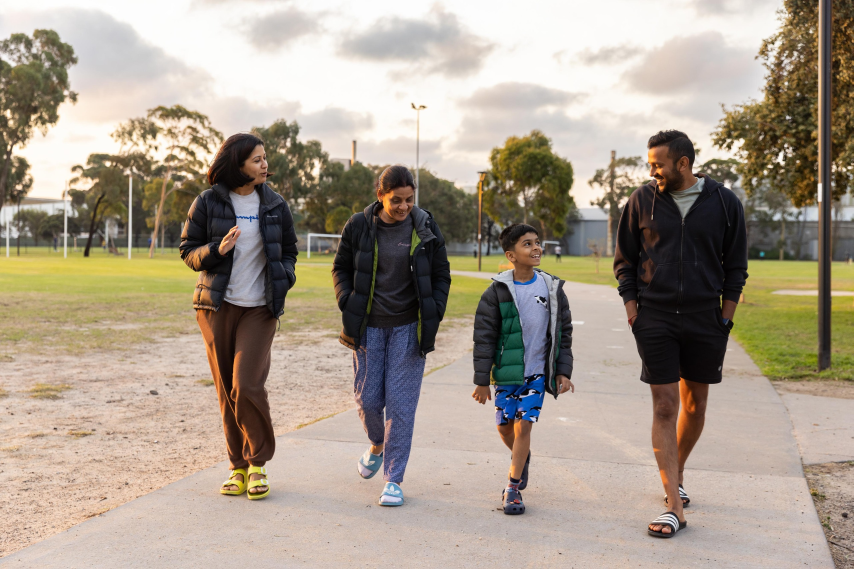
#> input picture people.JPG, 2560 x 1707 px, found by its file name (shown at 1/3 size); its folder holds 2 pictures in this run
$ jupyter execute --allow-errors data_preparation.ipynb
#> lines starting #> are read from the running program, lines starting #| are printed output that depends on the picture; pictures that were not available may be replaced by others from this repository, and a replacement may not be noted
# Fase di preparazione dei dati

## Descrizione del dataset

Abbiamo a disposizione due dataset:
- campioni positivi (dove c'è sicuramente un pedone)
- campioni negativi (dove invece il pedone non c'è)

Questi campioni sono organizzati in 3 insiemi disgiunti:
- Train Set
- Test Set
- Validation Set

Il nostro compito è quello di estrarre le immaggini di train, test e set per ogni campione positivo e negativo e creare per ogni immagine un "mapping" tale per cui assegniamo classe 1 o 0 se il pedone c'è o no.

[cell 1]
# import delle librerie
import cv2
import numpy as np

### Campioni Positivi

Per quanto riguarda i campioni positivi, ogni immagine è "descritta" da delle boundary boxes che ci dicono dove si trovano i pedoni e a quale classe di pedone appartiene quella boundary box. A noi tuttavia interesserà sapere quelle appartenenti alla classe 1.

Per leggere le informazioni su queste boundary boxes prima devo leggere quali sono le "immagini" da tenere conto per ogni insieme (test, train e validation), ovvero devo prendere SOLO le boundary boxes delle annotations dei seguenti file txt:
- test_assignment.txt
- train_assignment.txt
- val_assignment.txt

[cell 2]
def assign_sets():
    '''
    Questa funzione legge dalla cartella i seguenti file:
    - test_assignment.txt
    - train_assignment.txt
    - val_assignment.txt
    Poi ritorna tre array di valori
    '''
    test_set = []
    train_set = []
    val_set = []
    # leggo prima Train
    with open('train_assignment.txt', 'r') as f:
        for row in f:
            row = row.strip()
            train_set.append(row)
    # poi test
    with open('test_assignment.txt', 'r') as f:
        for row in f:
            row = row.strip()
            test_set.append(row)
    # infine validation
    with open('val_assignment.txt', 'r') as f:
        for row in f:
            row = row.strip()
            val_set.append(row)

    print(f'Train set: {len(train_set)}')
    print(f'Test set: {len(test_set)}')
    print(f'Val set: {len(val_set)}')
    return train_set, test_set, val_set

[cell 3]
def extract_boundary_box(valore, annotations):
    '''
    Questa funzione prende un valore in input, ovvero l'immagine dove cercare
    ed estrae le boundary box della classe 1 relative a quel valore.
    '''
    path_file = 'Annotations/' + valore + '.jpg.txt'
    # print(path_file)
    rows = []
    if path_file[12:] in annotations:
        # il file è presente in Annotations
        with open(path_file, 'r') as f:
            for row in f:
                row = row.strip()
                rows.append(row)
        rows = rows[1:] # faccio slicings
        bboxes = []
        for row in rows:
            row = row.split(' ')
            target,x,y,w,h = row
            if int(target) == 1:
                box = [x,y,w,h]
                bboxes.append(box)
        # print(f'Ho trovato {len(bboxes)} boundary boxes')
        return bboxes
    return None

Estraggo tutti file contenuti dentro la cartella Annotations. Potrebbe esserci che ci siano dei valori contenuti in Annotations che non siano presenti nei file!

[cell 4]
import os
directory = 'Annotations'
annotations = []
for root,dirs,files in os.walk(directory):
    for file in files:
        annotations.append(str(file))

[cell 5]
print(f'Ci sono {len(annotations)} file in totale')

[cell 6]
# creo i set
train, test, val = assign_sets()
#> (reads train_assignment.txt from the repository)
#> (reads test_assignment.txt from the repository)
#> (reads val_assignment.txt from the repository)

bboxes_train = []
for i in range(len(train)):
    bboxes = extract_boundary_box(train[i], annotations)
    if bboxes:
        # aggiungo alle Boundary Box anche il nome dell'immagine dove andare a cercare
        bboxes_train.append((train[i], bboxes))

bboxes_test = []
for i in range(len(test)):
    bboxes = extract_boundary_box(test[i], annotations)
    if bboxes:
        # aggiungo alle Boundary Box anche il nome dell'immagine dove andare a cercare
        bboxes_test.append([test[i], bboxes])

bboxes_val = []
for i in range(len(val)):
    bboxes = extract_boundary_box(val[i], annotations)
    if bboxes:
        # aggiungo alle Boundary Box anche il nome dell'immagine dove andare a cercare
        bboxes_val.append([val[i], bboxes])


print(f'Ci sono in totale {len(bboxes_train)} file di annotazioni per il train')
print(f'Ci sono in totale {len(bboxes_test)} file di annotazioni per il test')
print(f'Ci sono in totale {len(bboxes_val)} file di annotazioni per il validation')

[cell 7]
directory_p = 'Images_Positive'

images_positive = []
for root,dirs,files in os.walk(directory_p):
    for file in files:
        images_positive.append(str(file))

print(f'Ci sono {len(annotations)} annotazioni per le boundary box')
print(f'Ci sono {len(images_positive)} immagini di campioni positivi')

Ora che ho estratto tutte le Boundary Box di train, test e train ne stampo una di esempio per far capire come dobbiamo trattare:

#> (a cell that did not finish here is left out)

Ogni boundary box va letta come:[x,y,w,h], dove:
- x,y: coordinate del rettangolo in alto a sx dove inizia la boundary box
- w: larghezza
- h: altezza

L'idea è quella di usare il primo valore per 'aprire' l'immagine, poi usare le boundary box per fare slicing delle foto e poi applicare il descrittore HOG ad ognuno di loro. Alla fine, dopo aver aperto l'immagine e aver calcolato il descrittore su ogni campione positivo, otterrò un vettore di label positive del tipo (descrittore, 1)

Definisco innanzitutto il descrittore HOG, utilizzando i parametri di Default e la dimensione della finestra fissata a h=128, w=64 pixel. Dalla documentazione vediamo che questi sono i valori di default.
Inoltre, per il momento, addestriamo il nostro descrittore su un modello di Default di OpenCV

#### Descrittore HOG

cv2.HOGDescriptor(

                win_size=(64, 128),
                block_size=(16, 16),
                block_stride=(8, 8),
                cell_size=(8, 8),
                nbins=9,
                win_sigma=DEFAULT_WIN_SIGMA,
                threshold_L2hys=0.2,
                gamma_correction=true,
                nlevels=DEFAULT_NLEVELS

              )

- win_size: dimensione della finestra di rilevamento in pixel (larghezza, altezza). Definisce la regione di interesse. Deve essere un multiplo intero della dimensione della cella.

- block_size: dimensione del blocco in pixel (larghezza, altezza). Definisce quante celle sono presenti in ciascun blocco. Deve essere un multiplo intero della dimensione della cella e deve essere inferiore alla finestra di rilevamento. Più piccolo è il blocco, maggiori saranno i dettagli che otterrai.

- block_stride: blocca il passo in pixel (orizzontale, verticale). Deve essere un multiplo intero della dimensione della cella. Il block_stride definisce la distanza tra i blocchi adiacenti, ad esempio, 8 pixel in orizzontale e 8 pixel in verticale. Block_strides più lunghi rendono l'algoritmo più veloce (perché vengono valutati meno blocchi) ma l'algoritmo potrebbe non funzionare altrettanto bene.

- cell_size: dimensione della cella in pixel (larghezza, altezza). Determina la dimensione della tua cella. Più piccola è la cella, più dettagli otterrai.

- nbins: numero di bin per gli istogrammi. Determina il numero di contenitori angolari utilizzati per creare gli istogrammi. Con più contenitori catturi più direzioni del gradiente. HOG utilizza gradienti senza segno, quindi i contenitori angolari avranno valori compresi tra 0 e 180 gradi.

- win_sigma: parametro della finestra di livellamento gaussiano. Le prestazioni dell'algoritmo HOG possono essere migliorate smussando i pixel vicino ai bordi dei blocchi applicando una finestra spaziale gaussiana a ciascun pixel prima di calcolare gli istogrammi.

- soglia_L2hys: ritiro del metodo di normalizzazione L2-Hys (norma L2 ritagliata in stile Lowe). Il metodo L2-Hys viene utilizzato per normalizzare i blocchi e consiste in una norma L2 seguita da ritaglio e rinormalizzazione. Il ritaglio limita il valore massimo del vettore descrittore per ciascun blocco in modo che abbia il valore della soglia specificata (0,2 per impostazione predefinita).

- gamma_correction: flag per specificare se è richiesta o meno la preelaborazione della correzione gamma. L'esecuzione della correzione gamma aumenta leggermente le prestazioni dell'algoritmo HOG.

- nlevels: aumenta il numero massimo di finestre di rilevamento.

[cell 9]
# Specify the parameters for our HOG descriptor
win_size = (64, 128)
cell_size = (8, 8)
block_size = (16, 16)
block_stride = (8, 8)
num_bins = 9

# Set the parameters of the HOG descriptor using the variables defined above
hog = cv2.HOGDescriptor(win_size, block_size, block_stride, cell_size, num_bins)

Definisco una funzione che, presa un elemento da un set (train, test o val):
- estrare le boundary boxes
- per ognuna di essere ritorna un descrittore

La funzione dovrà tornare quindi una lista di descrittori che useremo per costruire l'esempio di campioni positivi

[cell 10]
images_positive[0]

[cell 11]
# [22 lines left out: function extract_subset_bbox, not called in this run]

#> (a cell that did not finish here is left out)

#> (a cell that did not finish here is left out)

Realizzo anche una funzione di image proccessing per fare in modo che ogni immagine croppata dalla funzione precedente venga riscalata a 64x128 pixel e:
- prima viene convertita in scala di grigi
- eventualmente faccio equilizzazione dei colori per portarli tutti a livelli di contrasto e luminanza identici
- poi applico un filtro gaussiano
- infine faccio resize dell'immagine

[cell 14]
# [19 lines left out: function subimage_processing, not called in this run]

#> (a cell that did not finish here is left out)

Resta solo da testare il comportamento con i descrittori

#> (a cell that did not finish here is left out)

#> (a cell that did not finish here is left out)

#> (a cell that did not finish here is left out)

#> (a cell that did not finish here is left out)

Notiamo come tutti i descrittori hanno lo stesso numero di feature a parità di dimensione!

adesso che sappiamo che funziona per un campione, partiamo con la costruzione dei campioni positivi

[cell 20]
positive_samples = []

Vista l'alta dimensionalità del dataset decidiamo di prendere un sottoesempio del campione. Per esempio decidiamo di prendere in totale qualcosa come 2000 campioni dal dataset.
Rispetto le proporzioni del 78% train, 11% test e 11% validazione. Su 2000 campioni avremo:
- 1560 campioni di train
- 220 campioni di test
- 220 campioni di validazione

[cell 21]
# randomizziamo
import random

random.shuffle(bboxes_train)
random.shuffle(bboxes_test)
random.shuffle(bboxes_val)

reduced_train = bboxes_train[:780]
reduced_test = bboxes_test[:110]
reduced_val = bboxes_val[:110]

#### Estraggo i campioni di train

[cell 22]
sub_sets = []
for i in range(len(reduced_train)):
    if (i%100 == 0):
        print(f'Index{i}')
    subimages = extract_subset_bbox(reduced_train[i])
    sub_sets.append(subimages)

[cell 23]
pos_train_samples = []

[cell 24]
for i in range(len(sub_sets)):
    if (i%100 == 0):
        print(f'Index {i}')
    if sub_sets[i]:
        subimages = sub_sets[i].copy()
        for subimage in subimages:
            if subimage is not None:
                subimage = subimage_processing(subimage)
                descriptor = hog.compute(subimage)
                new_sample = (descriptor,1)
                positive_samples.append(new_sample)
                pos_train_samples.append(new_sample)

[cell 25]
print(f'Ci sono {len(pos_train_samples)} campioni per il train')
#> (the rest of this cell did not finish here and is left out)

#### Estraggo i campioni di Test

[cell 26]
sub_sets = []
for i in range(len(reduced_test)):
    if (i%100 == 0):
        print(f'Index{i}')
    subimages = extract_subset_bbox(reduced_test[i])
    sub_sets.append(subimages)

[cell 27]
pos_test_samples = []

[cell 28]
for i in range(len(sub_sets)):
    if (i%100 == 0):
        print(f'Index {i}')
    if sub_sets[i]:
        subimages = sub_sets[i].copy()
        for subimage in subimages:
            if subimage is not None:
                subimage = subimage_processing(subimage)
                descriptor = hog.compute(subimage)
                new_sample = (descriptor,1)
                positive_samples.append(new_sample)
                pos_test_samples.append(new_sample)

[cell 29]
print(f'Ci sono {len(pos_test_samples)} campioni per il test')
#> (the rest of this cell did not finish here and is left out)

#### Estraggo i campioni di validazione

[cell 30]
sub_sets = []
for i in range(len(reduced_val)):
    if (i%100 == 0):
        print(f'Index{i}')
    subimages = extract_subset_bbox(reduced_val[i])
    sub_sets.append(subimages)

[cell 31]
pos_val_samples = []

[cell 32]
for i in range(len(sub_sets)):
    if (i%100 == 0):
        print(f'Index {i}')
    if sub_sets[i]:
        subimages = sub_sets[i].copy()
        for subimage in subimages:
            if subimage is not None:
                subimage = subimage_processing(subimage)
                descriptor = hog.compute(subimage)
                new_sample = (descriptor,1)
                positive_samples.append(new_sample)
                pos_val_samples.append(new_sample)

[cell 33]
print(f'Ci sono {len(pos_val_samples)} campioni per la validazione')
#> (the rest of this cell did not finish here and is left out)

### Campioni negativi

Per estrarre i campioni negativi, devo usare la cartella Images_negative

[cell 34]
directory_n = 'Images_negative'

images_negative = []

[cell 35]
train_n = directory_n + '/train_neg'
test_n = directory_n + '/test_neg'
val_n = directory_n + '/val_neg'

[cell 36]
neg_train_img = []
neg_test_img = []
neg_val_img = []

[cell 37]
for root,dirs,files in os.walk(train_n):
    for file in files:
        images_negative.append(str(file))
        neg_train_img.append(str(file))

[cell 38]
for root,dirs,files in os.walk(test_n):
    for file in files:
        images_negative.append(str(file))
        neg_test_img.append(str(file))

[cell 39]
for root,dirs,files in os.walk(val_n):
    for file in files:
        images_negative.append(str(file))
        neg_val_img.append(str(file))

[cell 40]
print(f'Ci sono {len(images_negative)} immagini di campioni negativi')
print(f'Ci sono {len(neg_train_img)} immagini di train campioni negativi')
print(f'Ci sono {len(neg_test_img)} immagini di test campioni negativi')
print(f'Ci sono {len(neg_val_img)} immagini di validazione campioni negativi')

Per ognuna di queste immagini devo estrarre delle boundary box a cui applicare i descrittori, in maniera casuale

Quindi in prima istanza posso pensare di vedere cosa accade se applico HOG ad una immagine

[cell 41]
path = 'Images_negative/train_neg/'

[cell 42]
neg_train_img[0]

[cell 43]
hog_n = cv2.HOGDescriptor()
hog_n.setSVMDetector(cv2.HOGDescriptor_getDefaultPeopleDetector())

[cell 44]
neg_example_img = cv2.imread(path + neg_train_img[0])
#> neg_example_img is the input picture: shape (1707, 2560, 3); mean B, G, R 140.3, 155, 167.2
cv2.imshow('Immagine esempio', neg_example_img)
cv2.waitKey(0)
cv2.destroyAllWindows()

[cell 45]
neg_example_img.shape

[cell 46]
locations, confidence = hog.detectMultiScale(neg_example_img, padding=(4,4), scale=1.2)
#> locations = (); confidence = ()

[cell 47]
len(locations)
#> Out = 0

Come previsto, il detector HOG non funziona!
Quindi, adesso, la cosa migliore è quella di selezionare dei campioni randomici dalle immagini per costruire dei campioni negativi ed estrarre comunque i descrittori

[cell 48]
import random

h,w,_ = neg_example_img.shape
portion_size = (150, 250) # da intedersi come (x,y)

tries = 10

sub_images = []
for i in range(tries):
    x = random.randint(0, w-1)
    y = random.randint(0, h-1)
    sub_neg_img = neg_example_img[y:y+portion_size[1], x:x+portion_size[0]].copy()
    sub_images.append(sub_neg_img)
#> after the loop, sub_images = 10 items

[cell 49]
for sub_image in sub_images:
    cv2.imshow('Immagine esempio', sub_image)
    cv2.waitKey(0)
#> this loop made 10 passes
cv2.destroyAllWindows()

Ora che sappiamo che comunque riesco a prendere delle finestre casuali, posso procedere a randomizzare il tutto per campioni negativi di train, test e validation. Per semplicità ricopio la funzione per applicare il resize

[cell 50]
def subimage_processing(img):
    # faccio conversione in scala di grigi
    # cv2.imshow('Immagine originale', img)
    # cv2.waitKey(0)
    img = cv2.cvtColor(img, cv2.COLOR_BGR2GRAY)
    # poi applico una equilizzazione
    img = cv2.equalizeHist(img)
    # cv2.imshow('Immagine equilizzata', img)
    # cv2.waitKey(0)
    # quindi applico un filtro gaussiano er ridurre eventuale rumore
    img = cv2.GaussianBlur(img,(5,5),0) # kernel size = 5x5, sigma_x = 0
    # cv2.imshow('Immagine con filtro', img)
    # cv2.waitKey(0)
    # infine faccio reshape
    img = cv2.resize(img, (64, 128))  # Larghezza x Altezza
    # cv2.imshow('Immagine con reshape', img)
    # cv2.waitKey(0)
    # cv2.destroyAllWindows()
    return img

[cell 51]
for sub_image in sub_images:
    cv2.imshow('Immagine esempio', sub_image)
    img_proc = subimage_processing(sub_image)
    cv2.imshow('Immagine pronta per applicare il descrittore', img_proc)
    descriptor = hog.compute(img_proc)
    print(len(descriptor))
    cv2.waitKey(0)
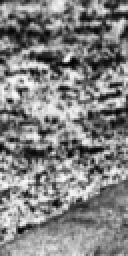
#> img_proc: shape (128, 64) (shown 2 times larger); min 2, max 253, mean 130.4
cv2.destroyAllWindows()

[cell 52]
negative_samples = []

#### Train Negativi

[cell 53]
neg_train_samples = []

[cell 54]
path_train = train_n + '/'
path_train

[cell 55]
path_train + neg_train_img[0] # prende una immagine

[cell 56]
import random
portion_size = (150, 250) # da intedersi come (x,y)

[cell 57]
for i in range(len(neg_train_img)):
    if (i%100 == 0):
        print(f'Index {i}')
    image_path = path_train + neg_train_img[i]
    image = cv2.imread(image_path)
    h,w,_ = image.shape
    tries = random.randint(3,7) # sceglie di prende un numero casuale di immagini
    sub_images = []
    for j in range(tries):
        x = random.randint(0, w-1)
        y = random.randint(0, h-1)
        sub_neg_img = image[y:y+portion_size[1], x:x+portion_size[0]].copy()
        sub_images.append(sub_neg_img)
#> this loop made 5 passes
#> pass 1, `sub_neg_img = image[y:y+portion_size[1], x:x+portion_size[0]].copy()`:
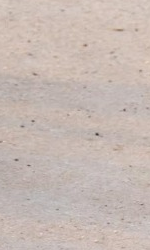
#> sub_neg_img: shape (250, 150, 3); mean B, G, R 179.1, 185.4, 199
#> pass 3, `sub_neg_img = image[y:y+portion_size[1], x:x+portion_size[0]].copy()`:
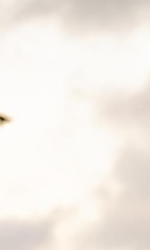
#> sub_neg_img: shape (250, 150, 3); mean B, G, R 231.7, 238.3, 243.8
#> after the loop, sub_images = 5 items
    for subimage in sub_images:
        subimage = subimage_processing(subimage)
        descriptor = hog.compute(subimage)
        new_sample = (descriptor,0)
        negative_samples.append(new_sample)
        neg_train_samples.append(new_sample)
#> this loop made 5 passes
#> pass 1, in subimage_processing (call 11), `img = cv2.GaussianBlur(img,(5,5),0)`:
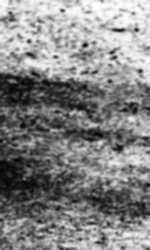
#> img: shape (250, 150); min 3, max 255, mean 132.5
#> pass 1, in subimage_processing (call 11), `img = cv2.resize(img, (64, 128))`:
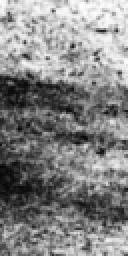
#> img: shape (128, 64) (shown 2 times larger); min 5, max 254, mean 132.3
#> after the loop, neg_train_samples = 5 items; negative_samples = 5 items

[cell 58]
print(f'Ci sono {len(neg_train_samples)} esempi di addestramento')
#| Ci sono 5 esempi di addestramento

[cell 59]
neg_train_samples[0][1]
#> Out = 0

[cell 60]
len(neg_train_samples[0][0])
#> Out = 3780

[cell 61]
train_samples = pos_train_samples + neg_train_samples
#> train_samples = 5 items

[cell 62]
print(f'In totale ci sono {len(train_samples)} campioni di addestramento')
#| In totale ci sono 5 campioni di addestramento

#### Test Negativi

[cell 63]
neg_test_samples = []

[cell 64]
path_test = test_n + '/'
path_test

[cell 65]
for i in range(len(neg_test_img)):
    if (i%100 == 0):
        print(f'Index {i}')
    image_path = path_test + neg_test_img[i]
    image = cv2.imread(image_path)
    h,w,_ = image.shape
    tries = random.randint(3,7) # sceglie di prende un numero casuale di immagini
    sub_images = []
    for j in range(tries):
        x = random.randint(0, w-1)
        y = random.randint(0, h-1)
        sub_neg_img = image[y:y+portion_size[1], x:x+portion_size[0]].copy()
        sub_images.append(sub_neg_img)
#> this loop made 7 passes
#> pass 1, `sub_neg_img = image[y:y+portion_size[1], x:x+portion_size[0]].copy()`:
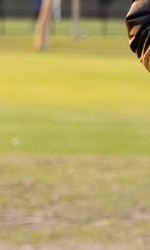
#> sub_neg_img: shape (250, 150, 3); mean B, G, R 100.6, 167.6, 180.7
#> pass 2, `sub_neg_img = image[y:y+portion_size[1], x:x+portion_size[0]].copy()`:
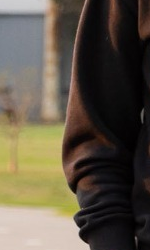
#> sub_neg_img: shape (250, 150, 3); mean B, G, R 70.2, 85, 93.9
#> pass 3, `sub_neg_img = image[y:y+portion_size[1], x:x+portion_size[0]].copy()`:
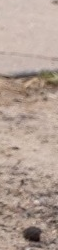
#> sub_neg_img: shape (250, 58, 3); mean B, G, R 148.5, 159.4, 178.1
#> after the loop, sub_images = 7 items
    for subimage in sub_images:
        subimage = subimage_processing(subimage)
        descriptor = hog.compute(subimage)
        new_sample = (descriptor,0)
        negative_samples.append(new_sample)
        neg_test_samples.append(new_sample)
#> this loop made 7 passes
#> pass 1, in subimage_processing (call 16), `img = cv2.cvtColor(img, cv2.COLOR_BGR2GRAY)`:
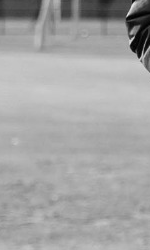
#> img: shape (250, 150); min 0, max 230, mean 163.9
#> pass 1, in subimage_processing (call 16), `img = cv2.GaussianBlur(img,(5,5),0)`:
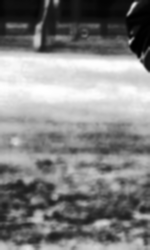
#> img: shape (250, 150); min 1, max 255, mean 130.1
#> after the loop, neg_test_samples = 7 items; negative_samples = 12 items
#> (the rest of the program and of its run is left out)
